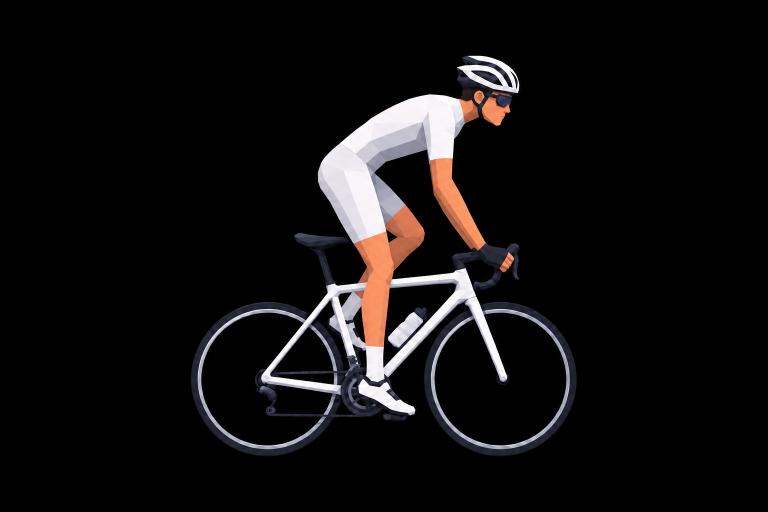
#> input picture prototipos/2026-11-26/ciclista branco/ciclista em pé.png, 1536 x 1024 px, given in place of f05.png, which was not available (shown at 1/2 size)
$ python montar_folha_levantando.py .. 5 5 '../ciclista sneatdo.png'
#> lines starting #> are read from the running program, lines starting #| are printed output that depends on the picture; after the words box and inside, x2 and y2 are one past the last pixel; in counts of white or black regions, pixels touching at a corner belong together
# recorta os quadros do vídeo de fundo preto e monta a folha de transição (mesma grade da folha em pé)
import sys,numpy as np
from PIL import Image
from scipy import ndimage
src,ini,fim,saida=sys.argv[1],int(sys.argv[2]),int(sys.argv[3]),sys.argv[4]
S=180/194.5; FW,FH=314,326; MX_V,BY_V=383,550; MX_S,BY_S=157.5,317
fr=[]
for i in range(ini,fim+1):
    a=np.array(Image.open(f'{src}/f{i:02d}.png').convert('RGB')).astype(float)
    m=a.max(axis=2)
    escuro=m<10
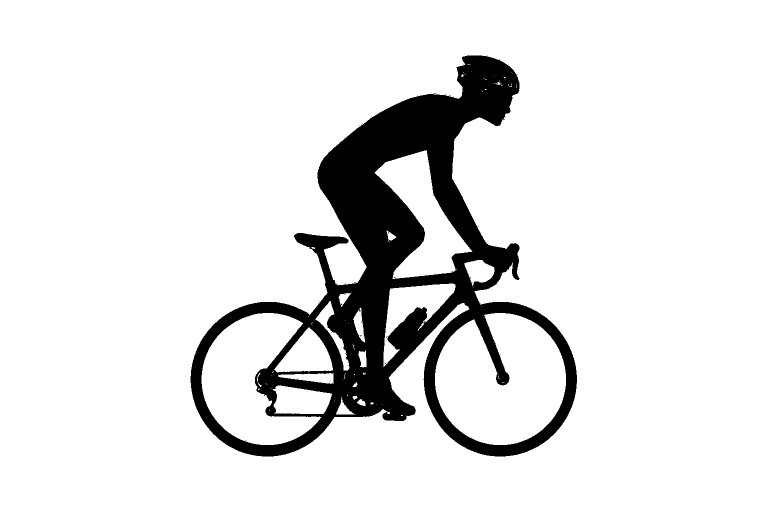
#> escuro: shape (1024, 1536) bool (shown at 1/2 size); 88.9% white; 31 black regions (30 under 20 px), largest, box (x1, y1, x2, y2) and area: (381, 111, 1154, 913) 174088
    lab,n=ndimage.label(escuro)
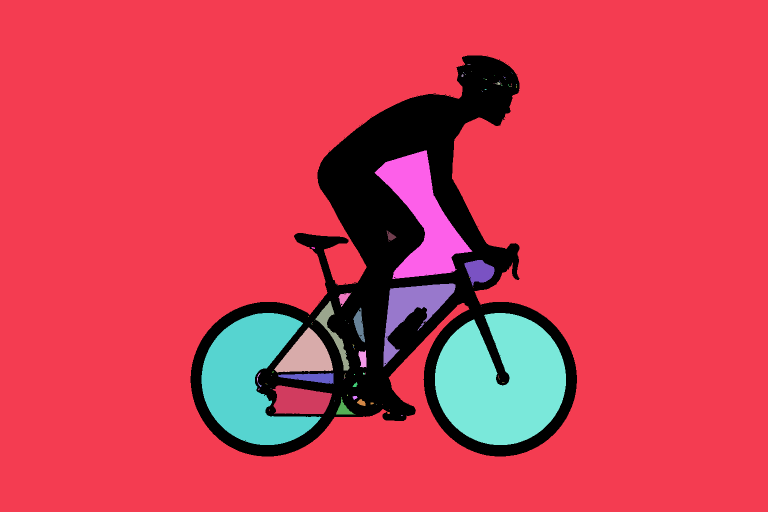
#> lab: shape (1024, 1536) int32 (shown at 1/2 size); 113 distinct labels, from 0 to 112; one colour per label, 0 black
#> n = 112
    borda=set(np.unique(np.r_[lab[0],lab[-1],lab[:,0],lab[:,-1]]))-{0}
#> borda = 1 item
    tam=ndimage.sum(np.ones_like(m),lab,range(1,n+1))
#> tam = 112 values, max 1263920 at index 0, min 1 at index 2, mean 12488.6
    fundo=np.isin(lab,[k for k in range(1,n+1) if k in borda or tam[k-1]>250])   # fundo + miolo das rodas
#> fundo: shape (1024, 1536) bool; 88.9% white; 30 black regions (29 under 20 px), largest, box (x1, y1, x2, y2) and area: (381, 111, 1154, 913) 174918
    perto=ndimage.binary_dilation(fundo,iterations=2)&~fundo
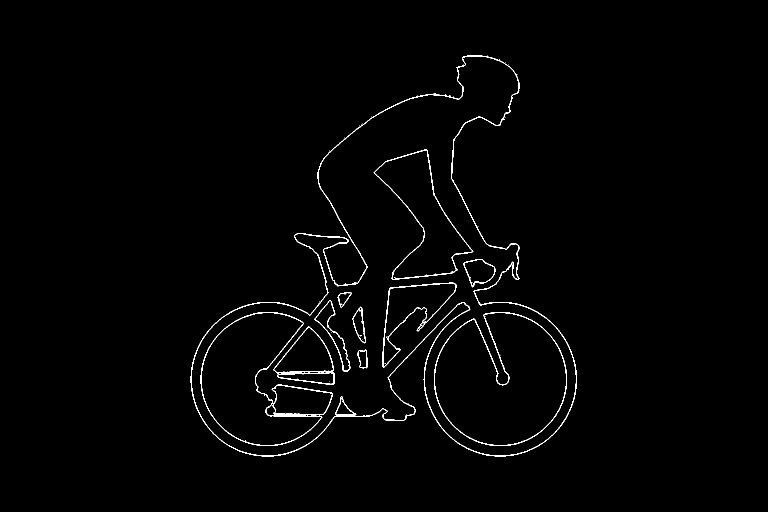
#> perto: shape (1024, 1536) bool (shown at 1/2 size); 1.1% white in thin lines or dots, all inside (x1, y1, x2, y2) = (381, 111, 1154, 913)
    al=np.ones_like(m);al[fundo]=0
    al[perto]=np.clip(m[perto]/45,0,1)                                            # borda suave
    c=a.copy();k=perto&(al>0);c[k]=np.clip(a[k]/al[k,None],0,255)                 # desfaz a mistura com o preto
    rgba=np.dstack([c,al*255]).astype(np.uint8)
    im=Image.fromarray(rgba,'RGBA')
    W=round(768*S);im=im.resize((W,W),Image.LANCZOS)
#> after `im = im.resize((W, W), Image.LANCZOS)`:
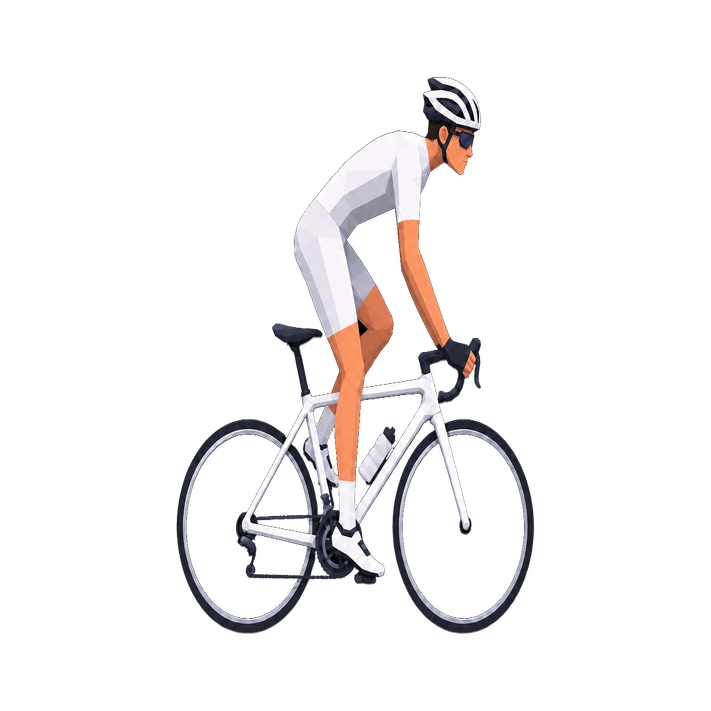
#> im: PIL image 711x711 RGBA; mean R, G, B, A 18.9, 17, 17.3, 27.9; transparent parts drawn white
    ox=round(MX_S-MX_V*S);oy=round(BY_S-BY_V*S)
    q=Image.new('RGBA',(FW,FH),(0,0,0,0));q.paste(im,(ox,oy),im);fr.append(q)
#> after `q = Image.new('RGBA', (FW, FH), (0, 0, 0, 0))`: q: PIL image 314x326 RGBA; every value is 0
#> after `q.paste(im, (ox, oy), im)`:
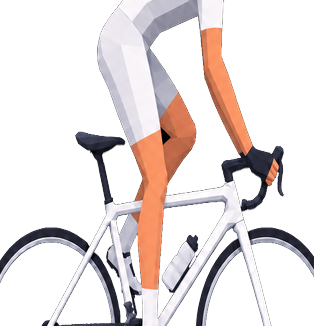
#> q: PIL image 314x326 RGBA; mean R, G, B, A 59.4, 51.3, 50.6, 82.6; transparent parts drawn white
folha=Image.new('RGBA',(FW*len(fr),FH),(0,0,0,0))
for j,q in enumerate(fr):folha.paste(q,(j*FW,0))
#> this loop made 1 pass
folha.save(saida,'WEBP',quality=88,method=6)
# conferência em fundo cinza
conf=Image.new('RGBA',folha.size,(120,140,120,255));conf.alpha_composite(folha);conf.convert('RGB').save(saida.replace('.webp','_conf.png'))
#> after `conf = Image.new('RGBA', folha.size, (120, 140, 120, 255))`:
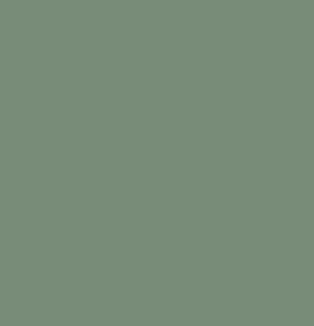
#> conf: PIL image 314x326 RGBA; mean R, G, B, A 120, 140, 120, 255
#> after `conf.alpha_composite(folha)`:
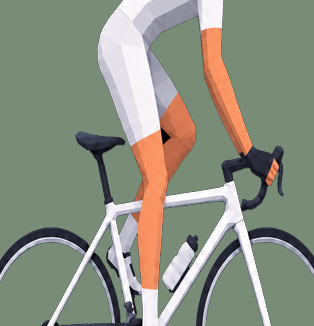
#> conf: PIL image 314x326 RGBA; mean R, G, B, A 139.7, 145.2, 130.9, 255
print(len(fr),'quadros',folha.size)
#| 1 quadros (314, 326)
